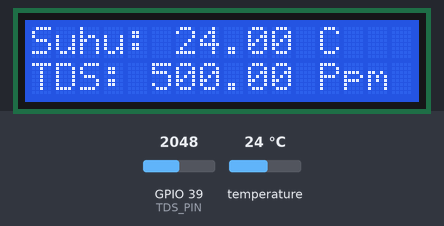
The program below on a simulated ESP32. Shown: 16×2 character LCD. Inputs (shaded band) come from the test bench; at power-on: temperature 24 °C, GPIO 39 (TDS_PIN) = 2048. WiFi joins after 1.5 s; servers stay silent unless stated; the local clock reads 2024-03-15 10:24:30 at power-on unless the program sets it; what the program prints to the serial monitor is not drawn.

Above: at 2.8 s.
2.9 s: temperature set to 12 °C
At 10.1 s:
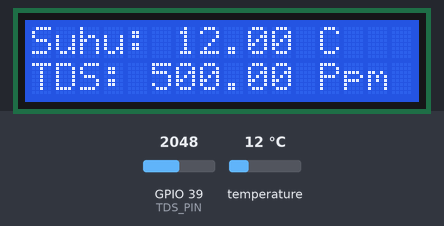
10.2 s: GPIO 39 (TDS_PIN) set to 2866
At 12.5 s:
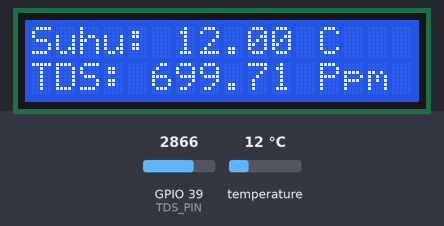
13.8 s: temperature set to 19 °C
At 16.1 s:
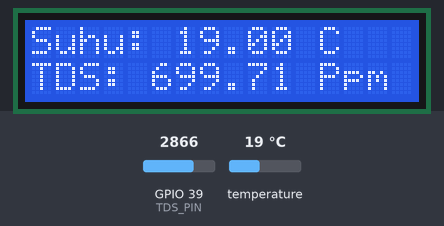
17.4 s: GPIO 39 (TDS_PIN) set to 3603
At 19.6 s:
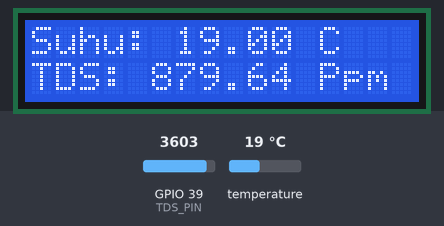
21.0 s: temperature set to 28 °C
At 27.3 s:
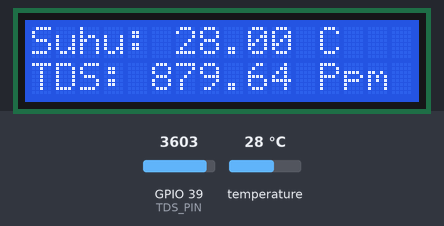
27.6 s: GPIO 39 (TDS_PIN) set to 4095
At 28.6 s:
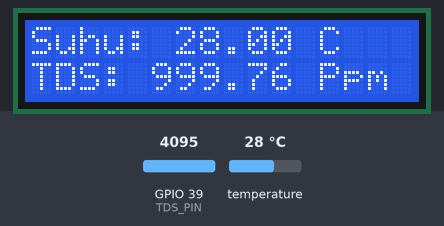
Timing chart, 0 to 30.6 s (numbered marks = the images above; inputs shaded):
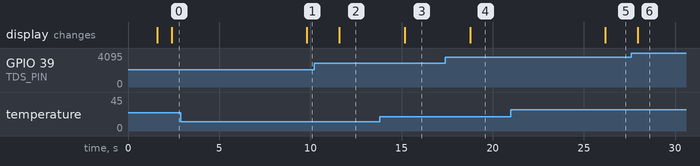

The program:

main.cpp
```cpp
#include <Arduino.h>
#if defined(ESP32)
#include <WiFi.h>
#elif defined(ESP8266)
#include <ESP8266WiFi.h>
#endif
#include <Firebase_ESP_Client.h>
#include <Wire.h>
#include <LiquidCrystal_I2C.h>
#include <OneWire.h>
#include <DallasTemperature.h>
#include <time.h> // Library untuk waktu

// Provide the token generation process info.
#include "addons/TokenHelper.h"
// Provide the RTDB payload printing info and other helper functions.
#include "addons/RTDBHelper.h"

// Insert your network credentials
#define WIFI_SSID "Rachmat-Wifi"
#define WIFI_PASSWORD "Delphin00@@"

// Insert Firebase project API Key
#define API_KEY "AIzaSyDqe5n_h7Aep6ThjhwTy_6GtyzB2vyPfiU"

// Insert RTDB URL
#define DATABASE_URL "https://team7-e5280-default-rtdb.firebaseio.com"

// Define Firebase Data object
FirebaseData fbdo;

FirebaseAuth auth;
FirebaseConfig config;

unsigned long sendDataPrevMillis = 0;
int count = 0;
bool signupOK = false;

// Sensor DS18B20 setup
#define ONE_WIRE_BUS 4 // Pin untuk DS18B20
OneWire oneWire(ONE_WIRE_BUS);
DallasTemperature sensors(&oneWire);

// TDS Sensor setup
#define TDS_PIN 39      // Pin ADC untuk TDS sensor
const float VREF = 3.3; // Tegangan referensi ESP32
const int RESOLUTION = 4096;

// LCD setup
LiquidCrystal_I2C lcd(0x27, 16, 2); // Alamat I2C LCD (biasanya 0x27 atau 0x3F)

// Fungsi untuk sinkronisasi waktu melalui NTP
void initTime()
{
    configTime(7 * 3600, 0, "pool.ntp.org", "time.nist.gov"); // UTC+7 untuk WIB
    Serial.print("Waiting for NTP time sync...");
    while (time(nullptr) < 24 * 3600)
    {
        Serial.print(".");
        delay(500);
    }
    Serial.println("\nTime synchronized");
}

// Fungsi untuk mendapatkan waktu dan tanggal saat ini
String getCurrentTime()
{
    time_t now = time(nullptr);
    struct tm *timeinfo = localtime(&now);
    char buffer[30];
    strftime(buffer, sizeof(buffer), "%H:%M", timeinfo);
    return String(buffer);
}

String getCurrentDate()
{
    time_t now = time(nullptr);
    struct tm *timeinfo = localtime(&now);
    char buffer[11]; // Format YYYY-MM-DD
    strftime(buffer, sizeof(buffer), "%Y-%m-%d", timeinfo);
    return String(buffer);
}

void setup()
{
    Serial.begin(115200);
    WiFi.begin(WIFI_SSID, WIFI_PASSWORD);
    Serial.print("Connecting to Wi-Fi");
    while (WiFi.status() != WL_CONNECTED)
    {
        Serial.print(".");
        delay(300);
    }
    Serial.println();
    Serial.print("Connected with IP: ");
    Serial.println(WiFi.localIP());
    Serial.println();

    // Initialize time
    initTime();

    // Assign the api key (required)
    config.api_key = API_KEY;

    // Assign the RTDB URL (required)
    config.database_url = DATABASE_URL;

    // Sign up
    if (Firebase.signUp(&config, &auth, "", ""))
    {
        Serial.println("Firebase signup successful");
        signupOK = true;
    }
    else
    {
        Serial.printf("%s\n", config.signer.signupError.message.c_str());
    }

    // Assign the callback function for the long running token generation task
    config.token_status_callback = tokenStatusCallback; // see addons/TokenHelper.h

    Firebase.begin(&config, &auth);
    Firebase.reconnectWiFi(true);

    // LCD setup
    lcd.init();
    lcd.backlight();
    lcd.setCursor(0, 0);
    lcd.print("Initializing...");
    lcd.clear();
    lcd.setCursor(0, 1);
    lcd.print("TEAM 7 IoT");

    // DS18B20 setup
    sensors.begin();
}

void loop()
{
    // Read temperature from DS18B20
    sensors.requestTemperatures();
    float temperature = sensors.getTempCByIndex(0); // Mendapatkan suhu pertama

    // Read TDS value
    int tdsValue = analogRead(TDS_PIN);
    float voltage = tdsValue * (VREF / RESOLUTION);
    float tds = (voltage / VREF) * 1000; // Menghitung TDS (dalam ppm)

    // Display data on LCD
    lcd.clear();
    lcd.setCursor(0, 0);
    lcd.print("Suhu: ");
    lcd.print(temperature);
    lcd.print(" C");

    lcd.setCursor(0, 1);
    lcd.print("TDS: ");
    lcd.print(tds);
    lcd.print(" Ppm");

    // Print data to Serial Monitor
    Serial.print("Suhu: ");
    Serial.print(temperature);
    Serial.print(" C, TDS: ");
    Serial.print(tds);
    Serial.println(" Ppm");

    // Send data to Firebase
    if (Firebase.ready() && signupOK && (millis() - sendDataPrevMillis > 15000 || sendDataPrevMillis == 0))
    {
        sendDataPrevMillis = millis();

        String currentDate = getCurrentDate(); // Mendapatkan tanggal saat ini
        String currentTime = getCurrentTime(); // Mendapatkan waktu saat ini (HH:MM)

        // Write temperature to Firebase under the current date and time
        String temperaturePath = "/akuarium-mu/temperature/" + currentDate + "/" + currentTime;
        if (Firebase.RTDB.setFloat(&fbdo, temperaturePath.c_str(), temperature))
        {
            Serial.println("Temperature sent to Firebase");
        }
        else
        {
            Serial.println("Failed to send temperature");
        }

        // Write real-time temperature to Firebase
        if (Firebase.RTDB.setFloat(&fbdo, "/akuarium-mu/temperature/realtime_temperature", temperature))
        {
            Serial.println("Real-time temperature sent to Firebase");
        }
        else
        {
            Serial.println("Failed to send real-time temperature");
        }

        // Write turbidity to Firebase under the current date and time
        String tdsPath = "/akuarium-mu/turbidity/" + currentDate + "/" + currentTime;
        if (Firebase.RTDB.setFloat(&fbdo, tdsPath.c_str(), tds))
        {
            Serial.println("TDS sent to Firebase");
        }
        else
        {
            Serial.println("Failed to send TDS");
        }

        // Write real-time turbidity to Firebase
        if (Firebase.RTDB.setFloat(&fbdo, "/akuarium-mu/turbidity/realtime_turbidity", tds))
        {
            Serial.println("Real-time TDS sent to Firebase");
        }
        else
        {
            Serial.println("Failed to send real-time TDS");
        }

        delay(5000); // Delay for 5 seconds before sending data again
    }

    delay(1000);
}
```

Measured:
- after the input at 2.9 s, the display: changes after 6.9 s (image 1)
- after the input at 10.2 s, the display: changes after 1.4 s (image 2)
- after the input at 13.8 s, the display: changes after 1.4 s (image 3)
- after the input at 17.4 s, the display: changes after 1.4 s (image 4)
- after the input at 21.0 s, the display: changes after 5.2 s (image 5)
- after the input at 27.6 s, the display: changes after 0.36 s (image 6)
